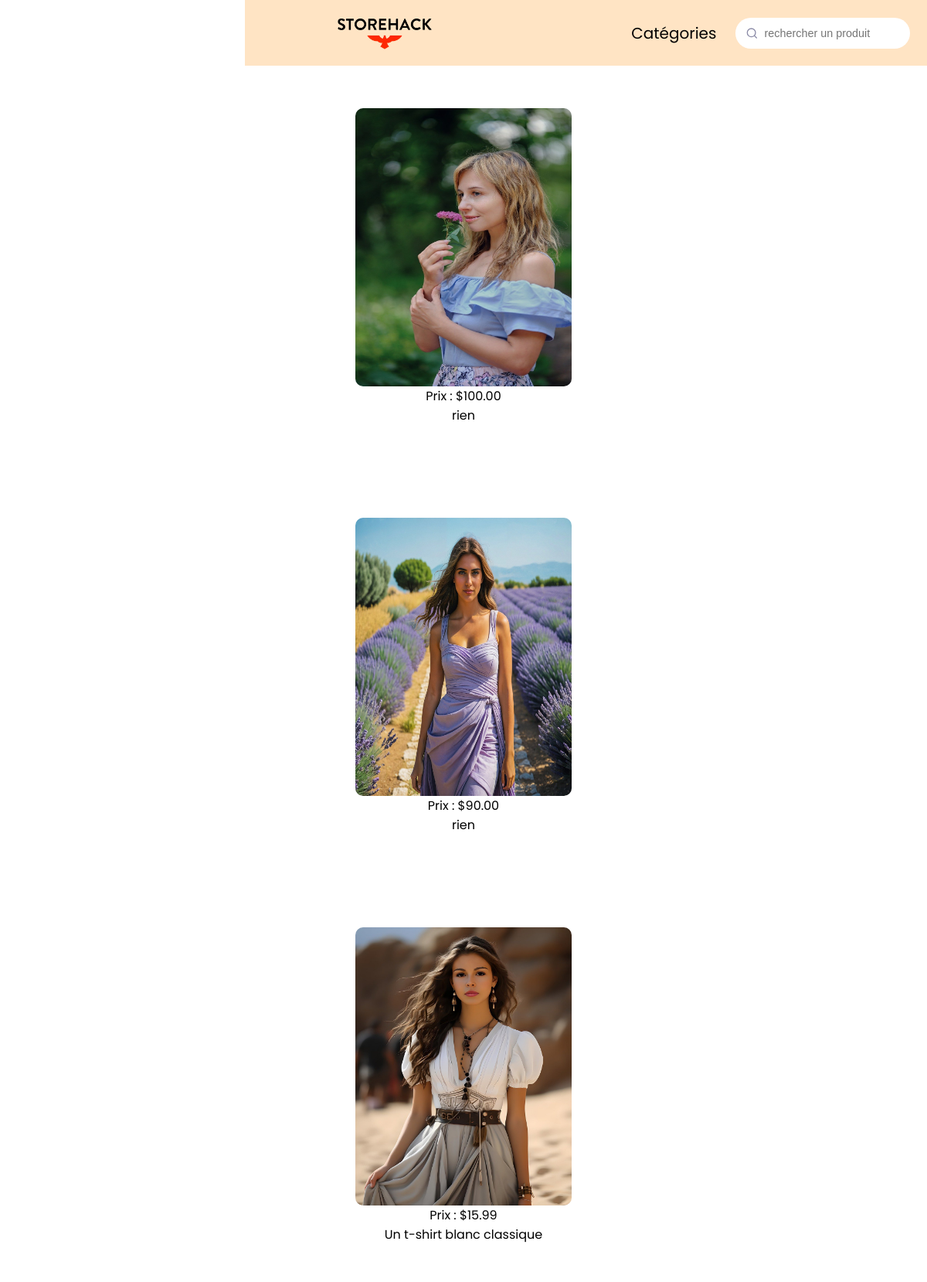
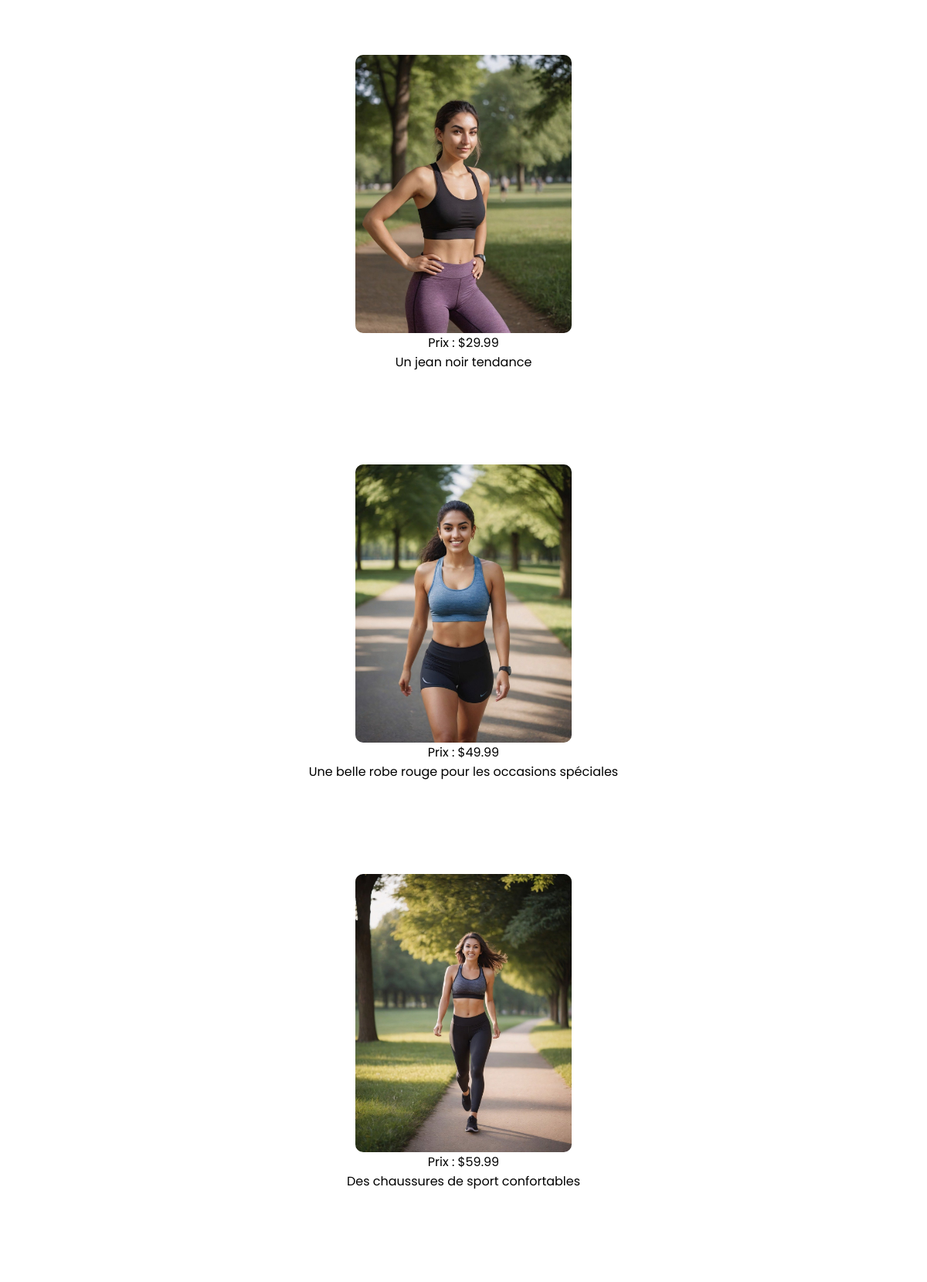
Page /recherche.php (upper part) on the committed database (2 pictures, top to bottom).
### tables this page shows
CREATE TABLE Produit (
                         ID_produit INT AUTO_INCREMENT PRIMARY KEY,
                         Nom VARCHAR(255),
                         Description TEXT,
                         Prix DECIMAL(10, 2),
                         Stock_disponible INT,
                         promotion Varchar(3),
                         sexe VARCHAR(255),
                         Taille VARCHAR(255),
                         nb_image INT
);

### recherche.php (the view, shortened to what this page needs)
<!DOCTYPE html>
<html lang="en">
<head>
    <link rel="stylesheet" href="css/recherche.css">
    <link rel="stylesheet" href="css/nav-bar.css">
</head>
<body>
<header>
    <nav class="navbar">
        <a href="index.php" class="logo"><img src="assets/aigle2.png" id="logo" alt=""></a>
        <div class="nav-links">
            <ul class="standard-ul ma-liste">
                <li class="deroulant nav-li marge-li"><a href="#">Catégories<i class="fas fa-caret-down"></i></a>
                </li>
                <li class="form">
                    <button id="submitButton">
                        <svg width="17" height="16" fill="none" xmlns="http://www.w3.org/2000/svg" role="img" aria-labelledby="search">
                            <path d="M7.667 12.667A5.333 5.333 0 107.667 2a5.333 5.333 0 000 10.667zM14.334 14l-2.9-2.9" stroke="currentColor" stroke-width="1.333" stroke-linecap="round" stroke-linejoin="round"></path>
                        </svg>
                    </button>
                    <input class="input" id="textInput" placeholder="rechercher un produit" required="" type="text">
                </li>
            </ul>
        </div>
    </nav>
</header>
<?php
include 'php/login.php';
$mot_recherche = isset($_GET['mot_recherche']) ? $_GET['mot_recherche'] : '';
$sql = "SELECT ID_produit, Nom, Description, Prix FROM Produit WHERE Nom LIKE :mot_recherche OR Description LIKE :mot_recherche";
$stmt = $pdo->prepare($sql);
$mot_recherche_param = "%$mot_recherche%";
$stmt->bindParam(':mot_recherche', $mot_recherche_param, PDO::PARAM_STR);
$stmt->execute();
$resultats = $stmt->fetchAll(PDO::FETCH_ASSOC);
?>
<div id="image-grid">
    <?php
    foreach ($resultats as $produit) {
        echo '<div class="image-container">';
        echo '<img src="image/image/' . $produit['ID_produit'] . '.jpg" alt="' . $produit['Nom'] . '">';
        echo '<div>Prix : $' . number_format($produit['Prix'], 2) . '</div>';
        echo '<a href="description.php?id=' . $produit['ID_produit'] . '">' . $produit['Description'] . '</a>';
        echo '</div>';
    }
    ?>
</div>
</body>
</html>

### css/recherche.css (style rules this page uses)
html { scrollbar-width: none; overflow-x: hidden; margin: 0 auto; place-items: center; }
#image-grid { width: 100%; display: grid; grid-template-columns: repeat(auto-fill, minmax(290px, 1fr)); grid-gap: 5vh; justify-items: center; align-items: center; margin-top: 5vh; margin-bottom: 7vh; }
#image-grid img { height: 45vh; width: 35vh; border-radius: 10px; }
.image-container { display: grid; margin: 5vh auto; place-items: center; }
div { margin: 0 0; }
a { text-decoration: none; color: black; }

### css/nav-bar.css (style rules this page uses)
* { margin: 0; padding: 0; text-decoration: none; list-style: none; }
html { scrollbar-width: none; overflow-x: hidden; }
body { font-family: 'Poppins', sans-serif; }
header { height: 7.5vh; width: 100%; background-color: white; background-size: cover; }
.navbar { position: fixed; padding: 1vh 10vw; display: flex block; background-color: bisque; justify-content: space-between; align-items: center; width: 100%; box-sizing: border-box; z-index: 999; transition: padding 0.3s; }
.navbar a { color: black; }
.navbar .logo { font-size: 2em; font-weight: bold; }
.navbar .nav-links .standard-ul { display: flex; }
.navbar .nav-links ul .marge-li { margin: 0 25px; }
.deroulant { font-size: 20px; }
.nav-li { display: flex; align-items: center; }
#logo { margin-top: 2vh; height: 40px; width: auto; }
.form button { border: none; background: none; color: #8b8ba7; }
.form { --timing: 0.3s; --width-of-input: 200px; --height-of-input: 40px; --border-height: 2px; --input-bg: #fff; --border-color: black; --border-radius: 30px; --after-border-radius: 1px; position: relative; width: var(--width-of-input); height: var(--height-of-input); display: flex; align-items: center; padding-inline: 0.8em; border-radius: var(--border-radius); transition: border-radius 0.5s ease; background: var(--input-bg,#fff); }
.input { font-size: 0.9rem; background-color: transparent; width: 100%; height: 100%; padding-inline: 0.5em; padding-block: 0.7em; border: none; }
.form:before { content: ""; position: absolute; background: var(--border-color); transform: scaleX(0); transform-origin: center; width: 100%; height: var(--border-height); left: 0; bottom: 0; border-radius: 1px; transition: transform var(--timing) ease; }
.form svg { width: 17px; margin-top: 3px; }

### rows in the picture
produit: shows a picture, Prix "100.00", Description "rien"
produit: shows a picture, Prix "90.00", Description "rien"
produit: shows a picture, Prix "15.99", Description "Un t-shirt blanc classique"
produit: shows a picture, Prix "29.99", Description "Un jean noir tendance"
produit: shows a picture, Prix "49.99", Description "Une belle robe rouge pour les occasions spéciales"
produit: shows a picture, Prix "59.99", Description "Des chaussures de sport confortables"
